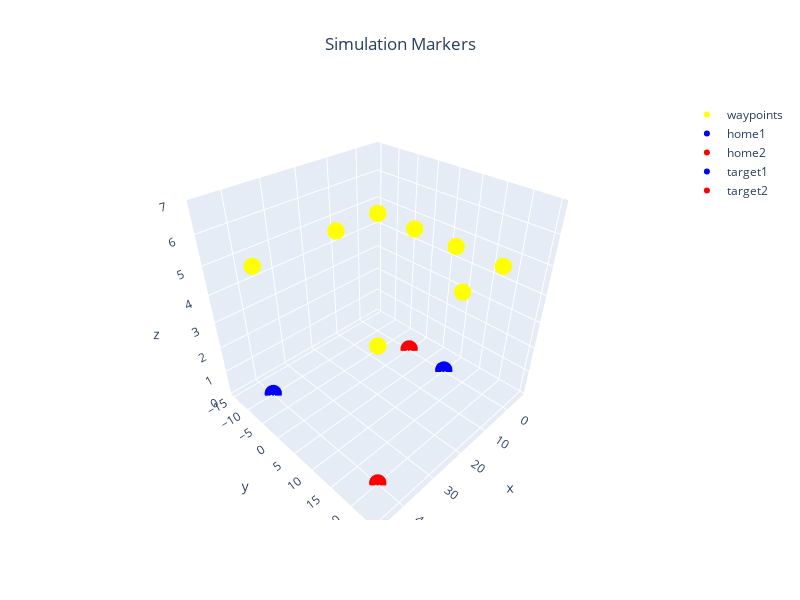

The notebook cell saved with this chart:
### Markdown cell above
## Visualization Parameters

### Code cell
markers = {'waypoints': {'pos':wps,'color':Color.YELLOW},
           'home1': {'pos':homes[[0]],'color':Color.BLUE},
           'home2': {'pos':homes[[1]],'color':Color.RED},
           'target1':{'pos':targets[[0]],'color':Color.BLUE},
           'target2':{'pos':targets[[1]],'color':Color.RED}}
plot_3d_interactive(markers,title='Simulation Markers',expand=[0.2,0.2,0.4],ground=-0.05)

### Figure 1 — Plotly figure (JSON) as saved in the notebook; plotly's stock layout.template omitted (floating-point values rounded to 4 significant figures)
{"data": [{"marker": {"color": "yellow", "size": 6}, "mode": "markers", "name": "waypoints", "type": "scatter3d", "x": [40, 15, 0, 0, 0, 40, 15, 0], "y": [-10, -10, -10, 0, 10, 20, 20, 20], "z": [5, 5, 5, 5, 5, 5, 5, 5]}, {"marker": {"color": "blue", "size": 6}, "mode": "markers", "name": "home1", "type": "scatter3d", "x": [40], "y": [-10], "z": [0]}, {"marker": {"color": "red", "size": 6}, "mode": "markers", "name": "home2", "type": "scatter3d", "x": [40], "y": [20], "z": [0]}, {"marker": {"color": "blue", "size": 6}, "mode": "markers", "name": "target1", "type": "scatter3d", "x": [0], "y": [10], "z": [0]}, {"marker": {"color": "red", "size": 6}, "mode": "markers", "name": "target2", "type": "scatter3d", "x": [0], "y": [0], "z": [0]}], "layout": {"height": 600, "scene": {"xaxis": {"range": [-8, 48], "title": {"text": "x"}}, "yaxis": {"range": [-16, 26], "title": {"text": "y"}}, "zaxis": {"range": [-0.05, 7], "title": {"text": "z"}}}, "showlegend": true, "title": {"text": "Simulation Markers", "x": 0.5, "xanchor": "center"}, "width": 800}}
